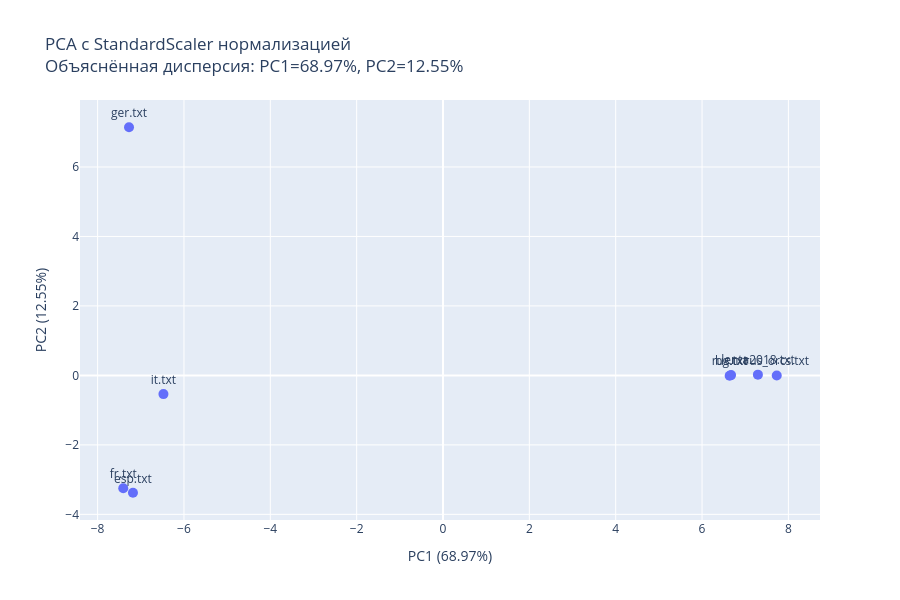

Write notebook code for a chart like this one.
### Code cell
# Ячейка 7: PCA с нормализацией StandardScaler
# Нормализация данных
scaler = StandardScaler()
X_scaled = scaler.fit_transform(X_raw)

# PCA на нормализованных данных
pca_scaled = PCA(n_components=2)
X_pca_scaled = pca_scaled.fit_transform(X_scaled)

# Создание DataFrame для визуализации
pca_df_scaled = pd.DataFrame({
    'PC1': X_pca_scaled[:, 0],
    'PC2': X_pca_scaled[:, 1],
    'filename': filenames
})

# График PCA с нормализацией
fig_pca_scaled = px.scatter(
    pca_df_scaled,
    x='PC1',
    y='PC2',
    text='filename',
    title=f'PCA с StandardScaler нормализацией<br>'
          f'Объяснённая дисперсия: PC1={pca_scaled.explained_variance_ratio_[0]:.2%}, '
          f'PC2={pca_scaled.explained_variance_ratio_[1]:.2%}',
    labels={'PC1': f'PC1 ({pca_scaled.explained_variance_ratio_[0]:.2%})',
            'PC2': f'PC2 ({pca_scaled.explained_variance_ratio_[1]:.2%})'}
)

fig_pca_scaled.update_traces(textposition='top center', marker_size=10)
fig_pca_scaled.update_layout(height=600, width=900)
fig_pca_scaled.show()

print(f"✓ PCA с нормализацией построен")
print(f"  Суммарная объяснённая дисперсия (2 компоненты): {sum(pca_scaled.explained_variance_ratio_):.2%}")

### Figure 1 — Plotly figure (JSON) as saved in the notebook; plotly's stock layout.template omitted (floating-point values rounded to 4 significant figures)
{"data": [{"hovertemplate": "PC1 (68.97%)=%{x}<br>PC2 (12.55%)=%{y}<br>filename=%{text}<extra></extra>", "legendgroup": "", "marker": {"color": "#636efa", "size": 10, "symbol": "circle"}, "mode": "markers+text", "name": "", "orientation": "v", "showlegend": false, "text": ["lenta2018.txt", "bg.txt", "esp.txt", "fr.txt", "ger.txt", "it.txt", "rus.txt", "rus_orcs.txt"], "textposition": "top center", "type": "scatter", "x": [7.294, 6.672, -7.181, -7.406, -7.273, -6.475, 6.64, 7.73], "xaxis": "x", "y": [0.02142, 0.009105, -3.378, -3.249, 7.144, -0.5379, -0.007957, -0.00167], "yaxis": "y"}], "layout": {"height": 600, "legend": {"tracegroupgap": 0}, "title": {"text": "PCA с StandardScaler нормализацией<br>Объяснённая дисперсия: PC1=68.97%, PC2=12.55%"}, "width": 900, "xaxis": {"anchor": "y", "domain": [0, 1], "title": {"text": "PC1 (68.97%)"}}, "yaxis": {"anchor": "x", "domain": [0, 1], "title": {"text": "PC2 (12.55%)"}}}}
